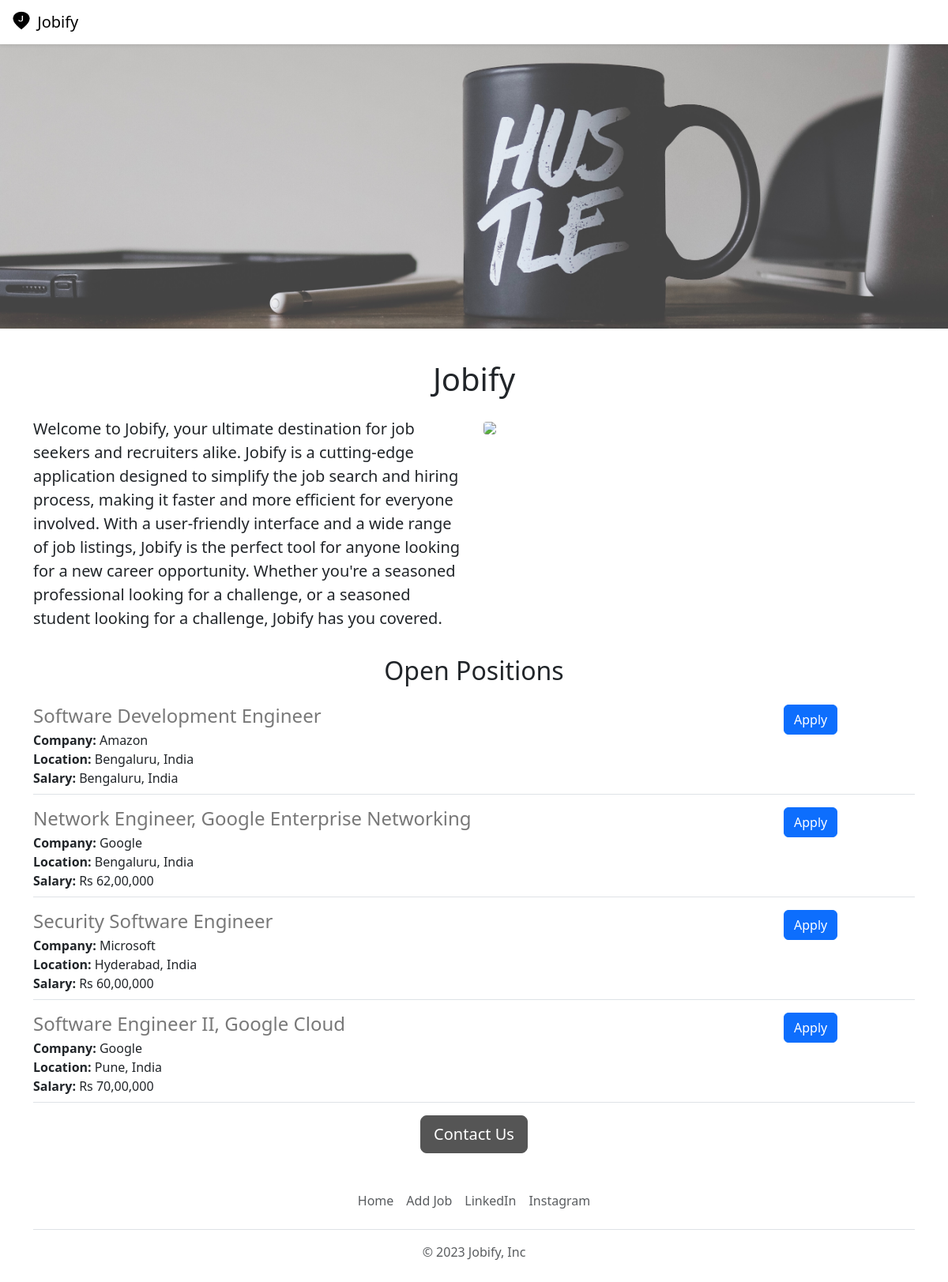
The page / on the database its author committed.
### tables this page shows
CREATE TABLE job_postings (
        id INTEGER PRIMARY KEY AUTOINCREMENT,  
        title TEXT NOT NULL,
        company TEXT NOT NULL,
        location TEXT NOT NULL,
        salary TEXT NOT NULL,
        job_description TEXT NOT NULL,
        job_requirement TEXT NOT NULL
    );

### app.py (the view)
@app.route("/")
def hello_world():
  conn = db_connection()
  cursor = conn.execute("SELECT * FROM job_postings")
  JOBS = [
      dict(id=row[0],
           title=row[1],
           company=row[2],
           location=row[3],
           salary=row[4],
           job_description=row[5],
           job_requirement=row[6]) for row in cursor.fetchall()
  ]
  return render_template('home.html', jobs=JOBS, company_name='Jobify')

### app.py (called while the page is built)
def db_connection():
  conn = None
  try:
    conn = sqlite3.connect('jobopenings.sqlite')
    return conn
  except sqlite3.Error as e:
    print(e)
    return None

### templates/home.html (shortened to what this page needs)
<!DOCTYPE html>
<html>
  <head>
    <link href="https://cdn.jsdelivr.net/npm/bootstrap@5.3.2/dist/css/bootstrap.min.css" rel="stylesheet">
  </head>
  <body>
    {% include 'nav.html' %}
    <img class="img-fluid" id="banner" src="static/banner-1.jpg" alt="Do Something Great">
    <div class="container">
      <h1 class="text-center mt-4 mb-4">{{company_name}}</h1>
      <div class="row" style="margin-bottom:16px;">
        <div class="col-md-6">
          <p class="lead">
            Welcome to Jobify, your ultimate destination for job seekers and recruiters alike. Jobify is a cutting-edge application designed to simplify the job search and hiring process, making it faster and more efficient for everyone involved. With a user-friendly interface and a wide range of job listings, Jobify is the perfect tool for anyone looking for a new career opportunity. Whether you're a seasoned professional looking for a challenge, or a seasoned student looking for a challenge, Jobify has you covered.
          </p>
        </div>
        <div class="d-none d-md-block col-md-6">
          <img src="/static/working.jpg" style="height:320px; border-radius: 4px;">
        </div>
      </div>
      <h2 class="text-center mt-2 mb-4">Open Positions</h2>
      <div class="job-openings">
        {% if jobs %}
          <div>
            {% for job in jobs %}
              {% include 'jobitem.html' %}
            {% endfor %}
          </div>
        {% else %}
          <div class="text-center no-job-openings">
            <p>There are no job openings at the moment ☹</p>
          </div>
        {% endif %}
      </div>
      <div class="text-center">
        <a href="mailto:sanky43jadhav@gmail.com" class="btn btn-primary btn-lg contact-button">Contact Us</a>
      </div>
    </div>
    {% include 'footer.html' %}
  </body>
</html>

### templates/nav.html
<nav class="navbar shadow-sm fixed-top bg-white">
  <div class="container-fluid">
    <a class="navbar-brand" href="#">
      <img src="/static/Jicon.png" alt="Logo" width="30" height="24" class="d-inline-block align-text-top">
      Jobify
    </a>
  </div>
</nav>
<div style="height: 56px;"></div>

### templates/jobitem.html
<div class="border-bottom" style="margin-bottom: 16px; padding-bottom: 8px;">
  <div class="row">
    <div class="col-10">
      <h4 style="color: rgb(120, 120, 120); margin-bottom: 4px;">{{job['title']}}</h4>
      <div>
        <b>Company:</b> {{job['company']}}
      </div>
      <div>
        <b>Location:</b> {{job['location']}}
      </div>
      {% if 'salary' in job %}
      <div>
        <b>Salary:</b> {{job['salary']}}
      </div>
      {% endif %}
    </div>
    <div class="col-2">
      <a href="/job/{{ job['id'] }}" class="btn btn-primary">Apply</a>
    </div>
  </div>
</div>

### templates/footer.html
<div class="container">
  <footer class="py-3 my-4">
    <ul class="nav justify-content-center border-bottom pb-3 mb-3">
      <li class="nav-item"><a href="https://jobify--sanky43jadhav.repl.co/" class="nav-link px-2 text-body-secondary">Home</a></li>
      <li class="nav-item"><a href="https://jobify--sanky43jadhav.repl.co/addjobs" class="nav-link px-2 text-body-secondary">Add Job</a></li>
      <li class="nav-item"><a href="https://www.linkedin.com/in/sankalp-jadhav-07/" class="nav-link px-2 text-body-secondary">LinkedIn</a></li>
      <li class="nav-item"><a href="https://www.instagram.com/sankyy07/" class="nav-link px-2 text-body-secondary">Instagram</a></li>
    </ul>
    <p class="text-center text-body-secondary">&copy; 2023 Jobify, Inc</p>
  </footer>
</div>

### templates/home.html (style rules this page uses)
#banner { height: 360px; width: 100%; object-fit: cover; margin-bottom: 16px; }
.job-openings { margin-bottom: 16px; }
.btn-primary.contact-button { background-color: #555; border-color: #555; color: #fff; }

### rows shown on the page
job_postings: title "Software Development Engineer", company "Amazon", location "Bengaluru, India", salary "Bengaluru, India"
job_postings: title "Network Engineer, Google Enterprise Networking", company "Google", location "Bengaluru, India", salary "Rs 62,00,000"
job_postings: title "Security Software Engineer", company "Microsoft", location "Hyderabad, India", salary "Rs 60,00,000"
job_postings: title "Software Engineer II, Google Cloud", company "Google", location "Pune, India", salary "Rs 70,00,000"

### other values the page prints
{{ company_name }} "Jobify"
